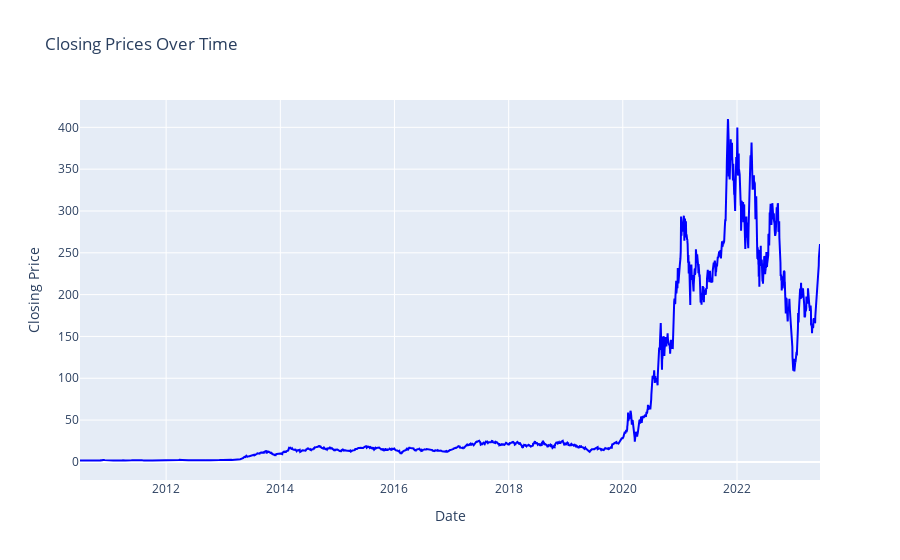

The cell this chart's notebook holds for it:
### Code cell
# Displaying the plot
figure.show()

# Function to prepare a DataFrame for LSTM input
def prepare_dataframe_for_lstm(df, n_steps):
  df = dc(df)

  df.set_index('Date', inplace=True)

  for i in range(1, n_steps + 1):
    df[f'Close(t-{i})'] = df['Close'].shift(i)

  df.dropna(inplace=True)

  return df

lookback = 7
shifted_df = prepare_dataframe_for_lstm(data, lookback)
shifted_df

### Figure 1 — Plotly figure (JSON) as saved in the notebook; plotly's stock layout.template omitted (floating-point values rounded to 4 significant figures; data arrays with more than 128 entries replaced by an {"elided": "..."} marker saying what was removed)
{"data": [{"line": {"color": "blue"}, "mode": "lines", "type": "scatter", "x": {"elided": "3265 str values"}, "y": {"elided": "3265 float values"}}], "layout": {"title": {"text": "Closing Prices Over Time"}, "xaxis": {"title": {"text": "Date"}}, "yaxis": {"title": {"text": "Closing Price"}}}}
